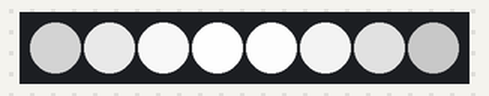
The sketch below on a simulated Arduino Uno, built with avr-gcc and run on an emulated ATmega328P. Parts: 8 RGB LEDs in strip order, left to right.

Above: at 0.16 s.
At 5.11 s:
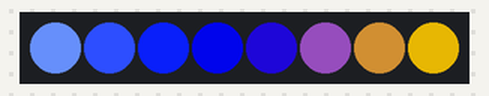
At 10.05 s:
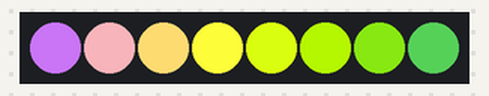
At 19.95 s:
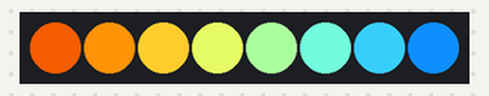
At 29.84 s:
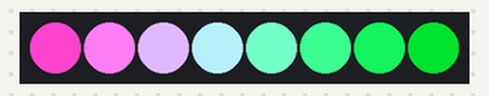
At 39.74 s:
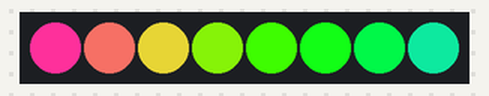
Timing chart, 0 to 40.0 s (numbered marks = the images above):
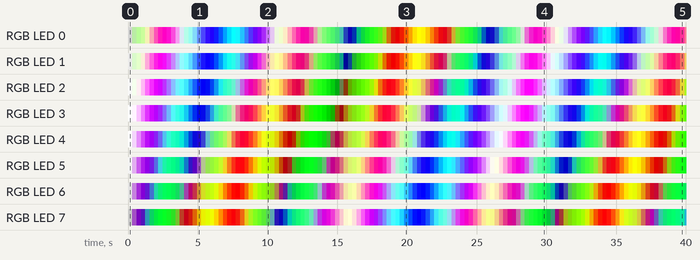

Measured:
- by itself, RGB LED 7: off → RGB(101, 101, 101) at 0.01 s, → RGB(77, 38, 93) 0.31 s later, → RGB(53, 2, 84) 0.31 s later, → RGB(33, 8, 75) 0.31 s later, … (130 changes in this stretch)
- by itself, RGB LED 6: off → RGB(162, 162, 162) at 0.01 s, → RGB(136, 90, 153) 0.31 s later, → RGB(109, 28, 144) 0.31 s later, → RGB(83, 0, 135) 0.31 s later, … (130 changes in this stretch)

The sketch:

2.7_rgb_strip.ino
```cpp
#include <Adafruit_NeoPixel.h> // Include the Adafruit NeoPixel library

#define LED_PIN 14 // NeoPixel LED strip
#define NUM_LEDS 8 // Number of LEDs

// Create an instance of the Adafruit_NeoPixel class
Adafruit_NeoPixel strip = Adafruit_NeoPixel(NUM_LEDS, LED_PIN, NEO_GRB + NEO_KHZ800);

void setup() {
  strip.begin(); // Initialize the NeoPixel strip
  strip.show(); // Set initial color to black
}

uint16_t offset = 0;
float offsetMagnitudeR = 25;
float offsetMagnitudeG = 9;
float offsetMagnitudeB = 73;

void loop() {

  for (int i = 0; i < NUM_LEDS; i++) {
    const double freqMult = 1.5;
    uint8_t sinValR = (sin((i*freqMult + offset/offsetMagnitudeR)/3.14) + 1) * 255/2;
    uint8_t sinValG = (sin((i*freqMult + offset/offsetMagnitudeG)/3.14) + 1) * 255/2;
    uint8_t sinValB = (sin((i*freqMult + offset/offsetMagnitudeB)/3.14) + 1) * 255/2;

    strip.setPixelColor(i, sinValR, sinValG, sinValB); // Set the color of the i-th LED
    strip.show(); // Update the LED strip with the new colors
  }
  delay(10); // Wait for 100 milliseconds

  offset++;
}
```
